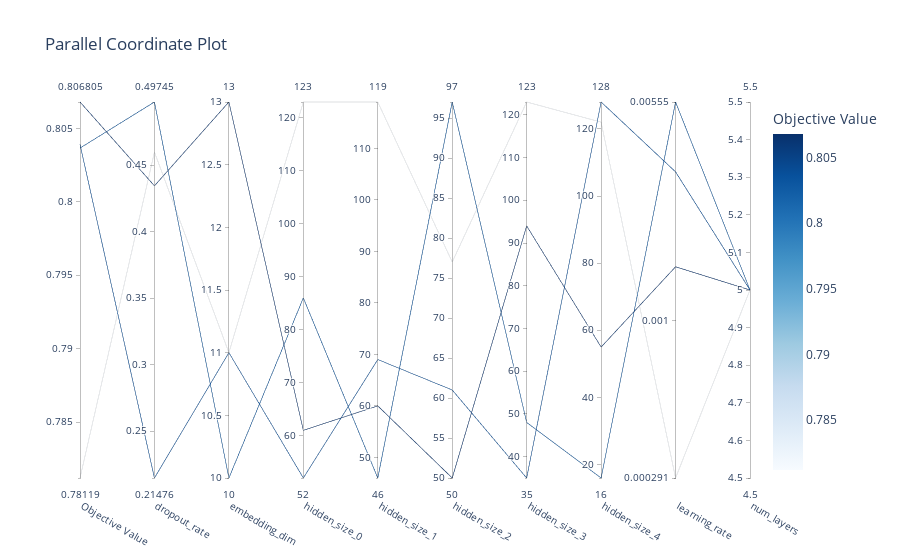

The code cell stored with this chart in its notebook:
### Code cell
plot_parallel_coordinate(study).show()

### Figure 1 — Plotly figure (JSON) as saved in the notebook; plotly's stock layout.template omitted (floating-point values rounded to 4 significant figures)
{"data": [{"dimensions": [{"label": "Objective Value", "range": [0.7812, 0.8068], "values": [0.7812, 0.8068, 0.8037, 0.8039]}, {"label": "dropout_rate", "range": [0.2148, 0.4974], "values": [0.4598, 0.4344, 0.4974, 0.2148]}, {"label": "embedding_dim", "range": [10, 13], "values": [11, 13, 10, 11]}, {"label": "hidden_size_0", "range": [52, 123], "values": [123, 61, 86, 52]}, {"label": "hidden_size_1", "range": [46, 119], "values": [119, 60, 46, 69]}, {"label": "hidden_size_2", "range": [50, 97], "values": [77, 50, 97, 61]}, {"label": "hidden_size_3", "range": [35, 123], "values": [123, 94, 48, 35]}, {"label": "hidden_size_4", "range": [16, 128], "values": [122, 55, 16, 128]}, {"label": "learning_rate", "range": [-3.536, -2.256], "ticktext": ["0.000291", "0.001", "0.00555"], "tickvals": [-3.536, -3, -2.256], "values": [-3.536, -2.817, -2.256, -2.494]}, {"label": "num_layers", "range": [5, 5], "values": [5, 5, 5, 5]}], "labelangle": 30, "labelside": "bottom", "line": {"color": [0.7812, 0.8068, 0.8037, 0.8039], "colorbar": {"title": {"text": "Objective Value"}}, "colorscale": [[0, "rgb(247,251,255)"], [0.125, "rgb(222,235,247)"], [0.25, "rgb(198,219,239)"], [0.375, "rgb(158,202,225)"], [0.5, "rgb(107,174,214)"], [0.625, "rgb(66,146,198)"], [0.75, "rgb(33,113,181)"], [0.875, "rgb(8,81,156)"], [1, "rgb(8,48,107)"]], "reversescale": false, "showscale": true}, "type": "parcoords"}], "layout": {"title": {"text": "Parallel Coordinate Plot"}}}
